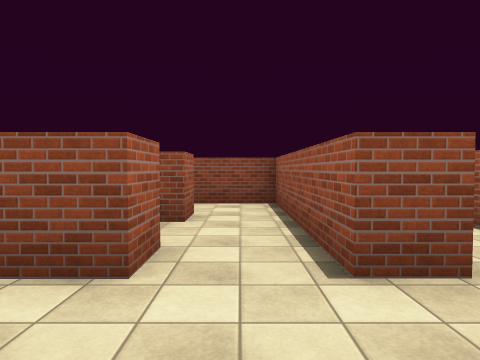
[1] (above)

24 first-person views from a walk through a Unity game level. The camera is 1.5 m above the floor, tilts 2° down and sees 75° across. The floor is counted in squares, 2 m on a side. Each view is taken from the middle of a square. On the plan, view 1 faces up. The plan holds only what a view shows up to about 10 squares ahead; the rest is blank. The place goes on beyond the plan. The player is left out. Surface patterns are stand-ins for the level's own textures.

[2]
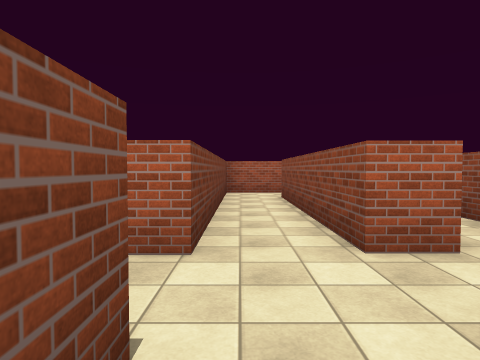

[3]
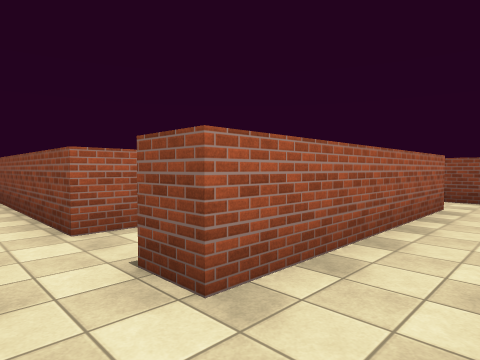

[4]
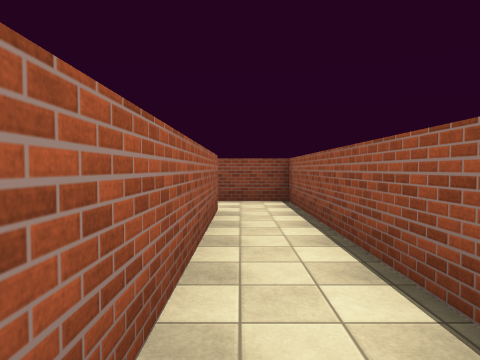

[5]
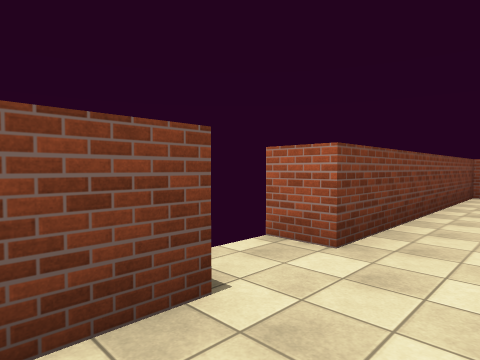

[6]
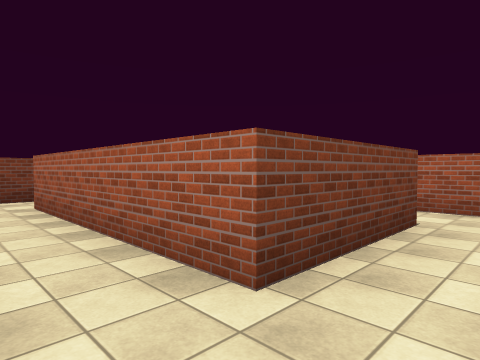

[7]
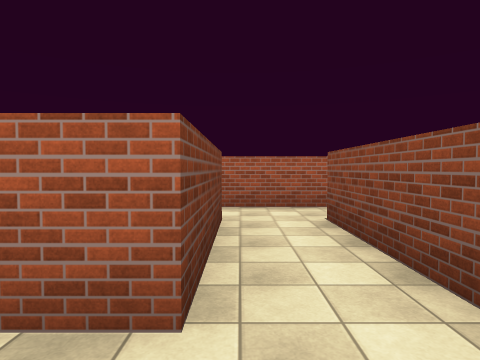

[8]
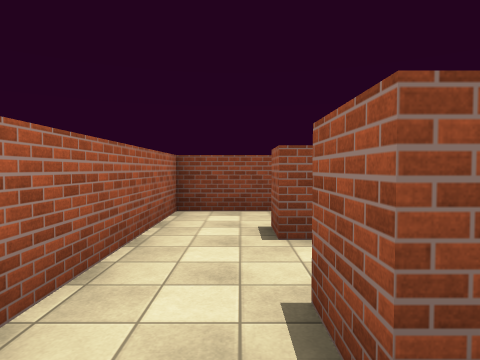

[9]
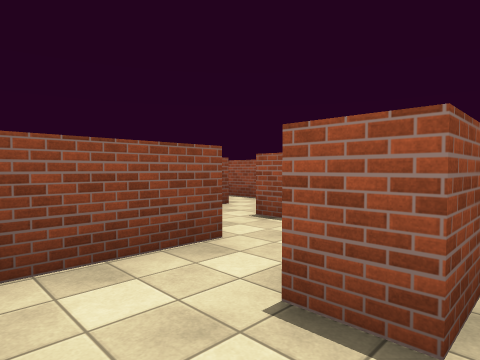

[10]
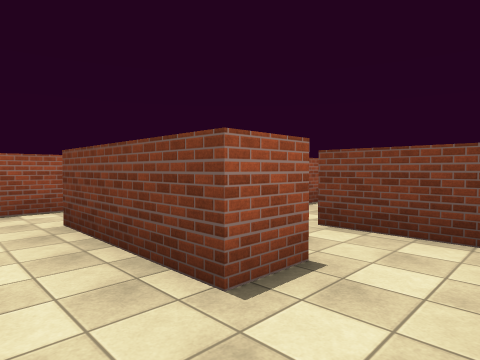

[11]
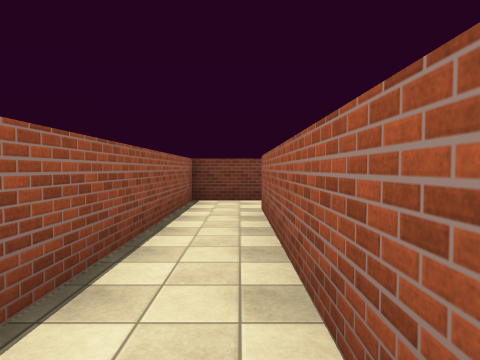

[12]
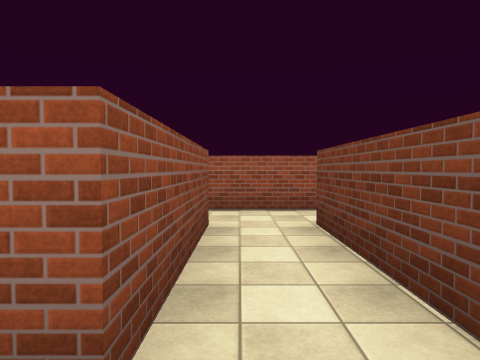

[13]
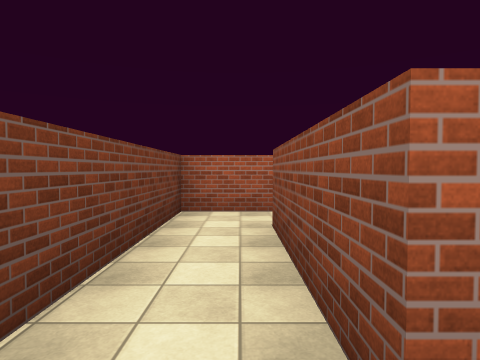

[14]
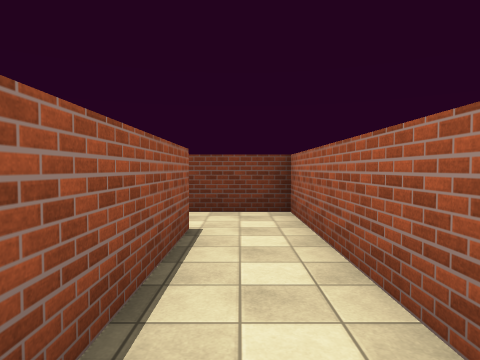

[15]
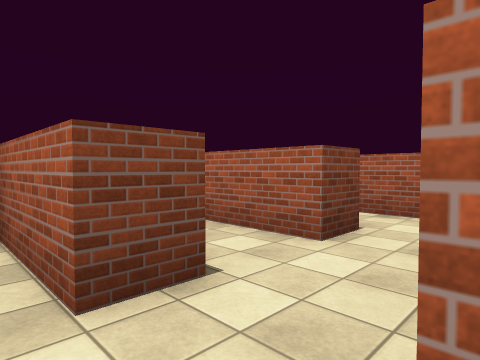

[16]
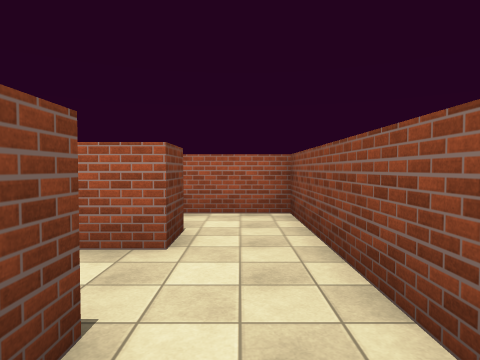

[17]
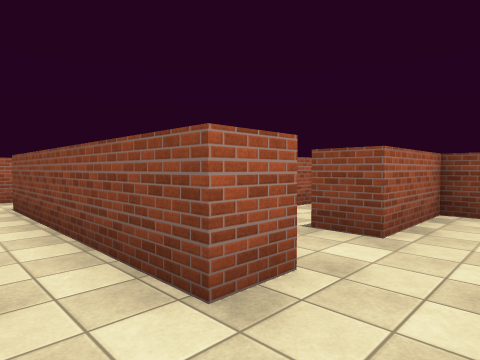

[18]
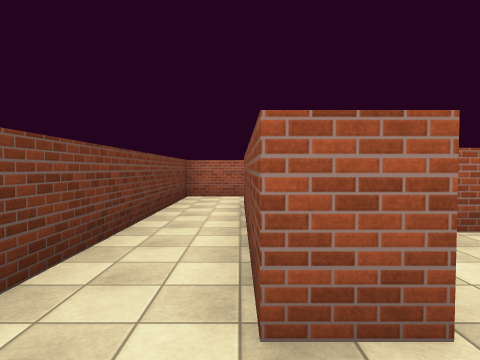

[19]
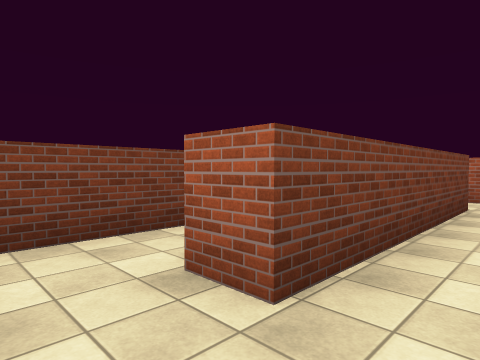

[20]
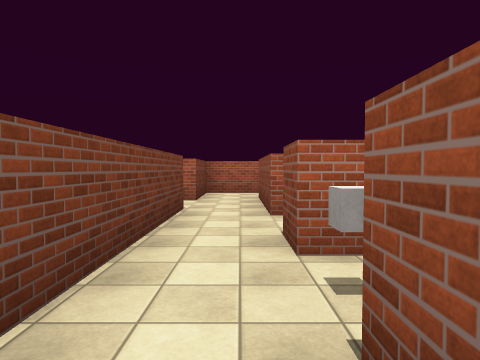

[21]
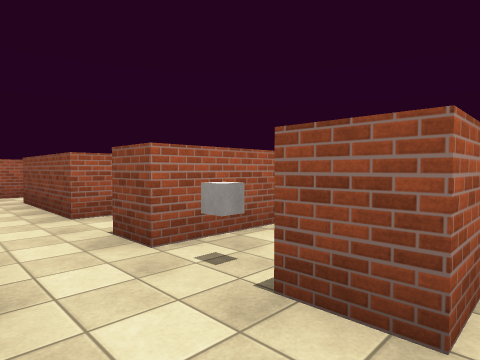

[22]
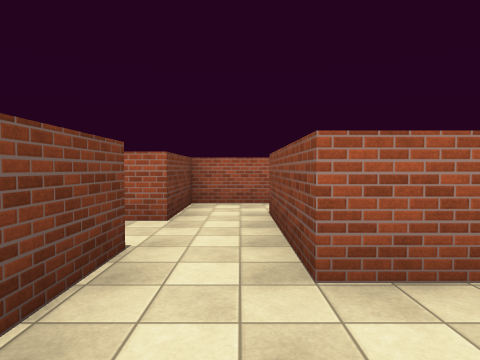

[23]
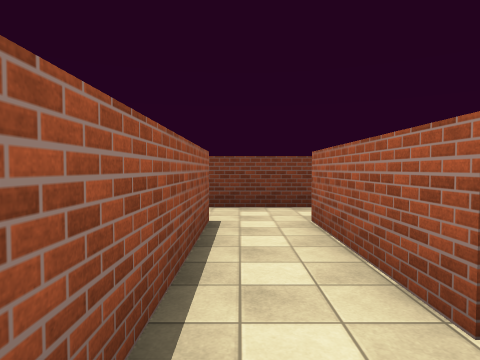

[24]
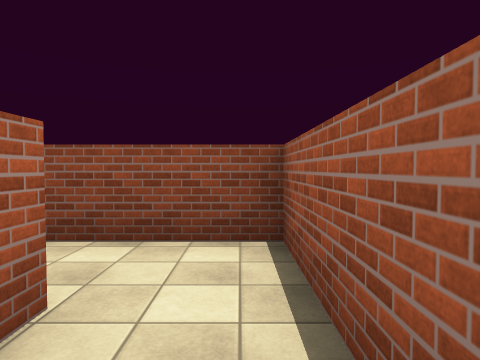

### Floor plan
Key: @ floor where view 1 was taken; # wall or solid block; . floor; C cube.
Columns run from 20 left of view 1 to 4 right of it. Each row starts with its distance up from view 1.
 16                        #
 15                        #
 14                      #.
 13                     ...
 12                 ####.#
 11                 #....#
 10     ####        #..######
  9     ...#        #.......#
  8     ...#        #.......#
  7      #.# ######.#..###..#
  6      #.#.#......#....#..#
  5 #.####.#C#..#.#.####.#..#
  4 #...........#.#......#..#
  3 ###..#####..#.######.#..#
  2   #..#####..#.######....#
  1   #.........#...........#
  0   ##################@####

Where each view was taken, in squares from view 1:
view 1: 0 up, 0 right, facing up
view 2: 1 up, 2 right, facing left
view 3: 1 up, 3 right, facing up-left
view 4: 2 up, 2 right, facing up
view 5: 2 up, 2 right, facing down-left
view 6: 9 up, 3 right, facing down-left
view 7: 8 up, 3 right, facing left
view 8: 6 up, 2 left, facing up
view 9: 9 up, 3 left, facing up-right
view 10: 9 up, 3 left, facing down-right
view 11: 8 up, 2 right, facing down
view 12: 4 up, 5 left, facing right
view 13: 4 up, 0 right, facing left
view 14: 6 up, 7 left, facing down
view 15: 7 up, 5 left, facing down-left
view 16: 6 up, 5 left, facing left
view 17: 1 up, 9 left, facing up-left
view 18: 2 up, 9 left, facing left
view 19: 4 up, 9 left, facing down-left
view 20: 4 up, 10 left, facing left
view 21: 3 up, 10 left, facing up-left
view 22: 4 up, 13 left, facing left
view 23: 9 up, 14 left, facing down
view 24: 6 up, 14 left, facing up
